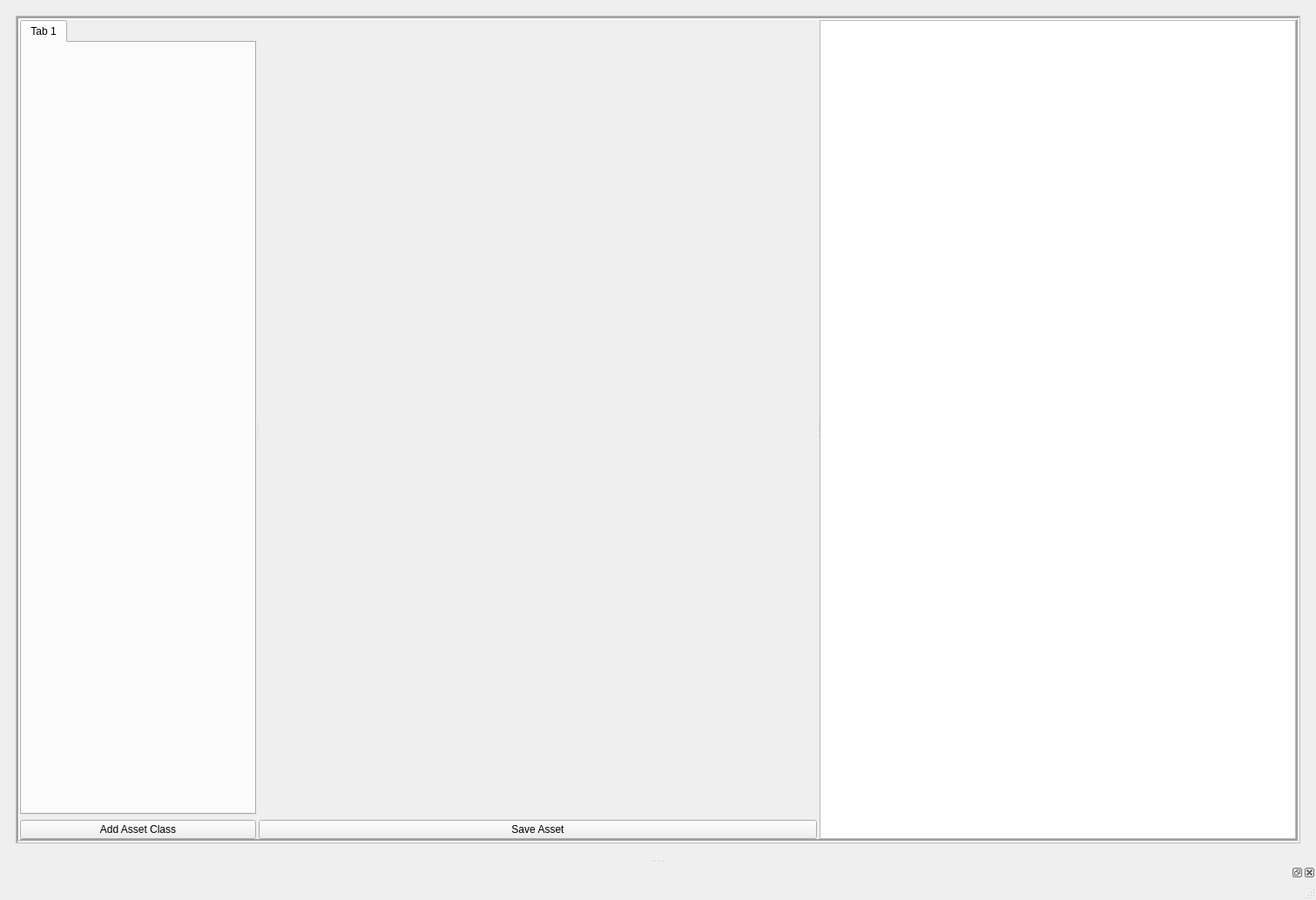
<?xml version="1.0" encoding="UTF-8"?>
<ui version="4.0">
 <class>MainWindow</class>
 <widget class="QMainWindow" name="MainWindow">
  <property name="geometry">
   <rect>
    <x>0</x>
    <y>0</y>
    <width>1511</width>
    <height>1033</height>
   </rect>
  </property>
  <property name="windowTitle">
   <string>MainWindow</string>
  </property>
  <widget class="QWidget" name="centralwidget">
   <layout class="QVBoxLayout" name="verticalLayout_67">
    <item>
     <widget class="QWidget" name="main_widget" native="true">
      <property name="sizePolicy">
       <sizepolicy hsizetype="Preferred" vsizetype="Preferred">
        <horstretch>0</horstretch>
        <verstretch>0</verstretch>
       </sizepolicy>
      </property>
      <layout class="QVBoxLayout" name="verticalLayout_12">
       <item>
        <layout class="QVBoxLayout" name="main_v_layout">
         <item>
          <widget class="QSplitter" name="splitter_2">
           <property name="frameShape">
            <enum>QFrame::StyledPanel</enum>
           </property>
           <property name="frameShadow">
            <enum>QFrame::Raised</enum>
           </property>
           <property name="lineWidth">
            <number>2</number>
           </property>
           <property name="orientation">
            <enum>Qt::Horizontal</enum>
           </property>
           <widget class="QSplitter" name="splitter">
            <property name="enabled">
             <bool>true</bool>
            </property>
            <property name="sizePolicy">
             <sizepolicy hsizetype="Expanding" vsizetype="Expanding">
              <horstretch>0</horstretch>
              <verstretch>0</verstretch>
             </sizepolicy>
            </property>
            <property name="frameShape">
             <enum>QFrame::Box</enum>
            </property>
            <property name="frameShadow">
             <enum>QFrame::Sunken</enum>
            </property>
            <property name="lineWidth">
             <number>2</number>
            </property>
            <property name="midLineWidth">
             <number>0</number>
            </property>
            <property name="orientation">
             <enum>Qt::Horizontal</enum>
            </property>
            <property name="opaqueResize">
             <bool>true</bool>
            </property>
            <property name="handleWidth">
             <number>3</number>
            </property>
            <widget class="QWidget" name="widget_18" native="true">
             <property name="sizePolicy">
              <sizepolicy hsizetype="Expanding" vsizetype="Expanding">
               <horstretch>0</horstretch>
               <verstretch>0</verstretch>
              </sizepolicy>
             </property>
             <layout class="QVBoxLayout" name="verticalLayout_41">
              <item>
               <layout class="QVBoxLayout" name="verticalLayout_42">
                <item>
                 <widget class="QTabWidget" name="tab_assets">
                  <property name="minimumSize">
                   <size>
                    <width>20</width>
                    <height>0</height>
                   </size>
                  </property>
                  <property name="currentIndex">
                   <number>0</number>
                  </property>
                  <widget class="QWidget" name="tab">
                   <attribute name="title">
                    <string>Tab 1</string>
                   </attribute>
                  </widget>
                 </widget>
                </item>
               </layout>
              </item>
              <item>
               <widget class="QPushButton" name="add_asset_class_btn">
                <property name="text">
                 <string>Add Asset Class</string>
                </property>
               </widget>
              </item>
             </layout>
            </widget>
            <widget class="QWidget" name="widget_19" native="true">
             <property name="sizePolicy">
              <sizepolicy hsizetype="Expanding" vsizetype="Expanding">
               <horstretch>0</horstretch>
               <verstretch>0</verstretch>
              </sizepolicy>
             </property>
             <layout class="QVBoxLayout" name="verticalLayout_43">
              <item>
               <layout class="QVBoxLayout" name="verticalLayout_44">
                <item>
                 <layout class="QVBoxLayout" name="verticalLayout_45">
                  <item>
                   <widget class="QToolBox" name="tool_box">
                    <property name="minimumSize">
                     <size>
                      <width>300</width>
                      <height>0</height>
                     </size>
                    </property>
                    <property name="currentIndex">
                     <number>-1</number>
                    </property>
                   </widget>
                  </item>
                 </layout>
                </item>
               </layout>
              </item>
              <item>
               <widget class="QPushButton" name="pushButton_2">
                <property name="text">
                 <string>Save Asset</string>
                </property>
               </widget>
              </item>
             </layout>
            </widget>
            <widget class="QWidget" name="widget_5" native="true">
             <property name="sizePolicy">
              <sizepolicy hsizetype="Expanding" vsizetype="Expanding">
               <horstretch>0</horstretch>
               <verstretch>0</verstretch>
              </sizepolicy>
             </property>
             <layout class="QVBoxLayout" name="verticalLayout_14">
              <item>
               <layout class="QVBoxLayout" name="verticalLayout_15">
                <item>
                 <widget class="QGraphicsView" name="texture_viewer"/>
                </item>
               </layout>
              </item>
             </layout>
            </widget>
           </widget>
          </widget>
         </item>
        </layout>
       </item>
      </layout>
     </widget>
    </item>
   </layout>
  </widget>
  <widget class="QMenuBar" name="menubar">
   <property name="geometry">
    <rect>
     <x>0</x>
     <y>0</y>
     <width>1511</width>
     <height>22</height>
    </rect>
   </property>
  </widget>
  <widget class="QStatusBar" name="statusbar"/>
  <widget class="QDockWidget" name="dockWidget">
   <attribute name="dockWidgetArea">
    <number>8</number>
   </attribute>
   <widget class="QWidget" name="dockWidgetContents"/>
  </widget>
 </widget>
 <resources/>
 <connections/>
</ui>
